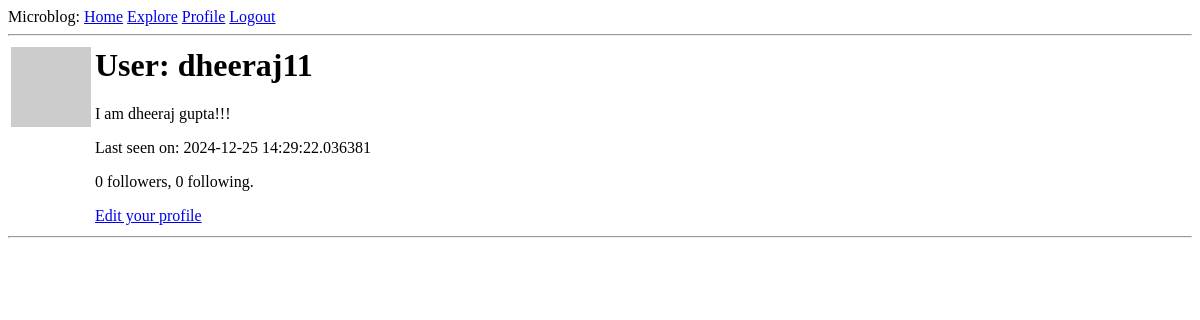
The page /user/dheeraj11 (signed in) on the database as committed earlier.
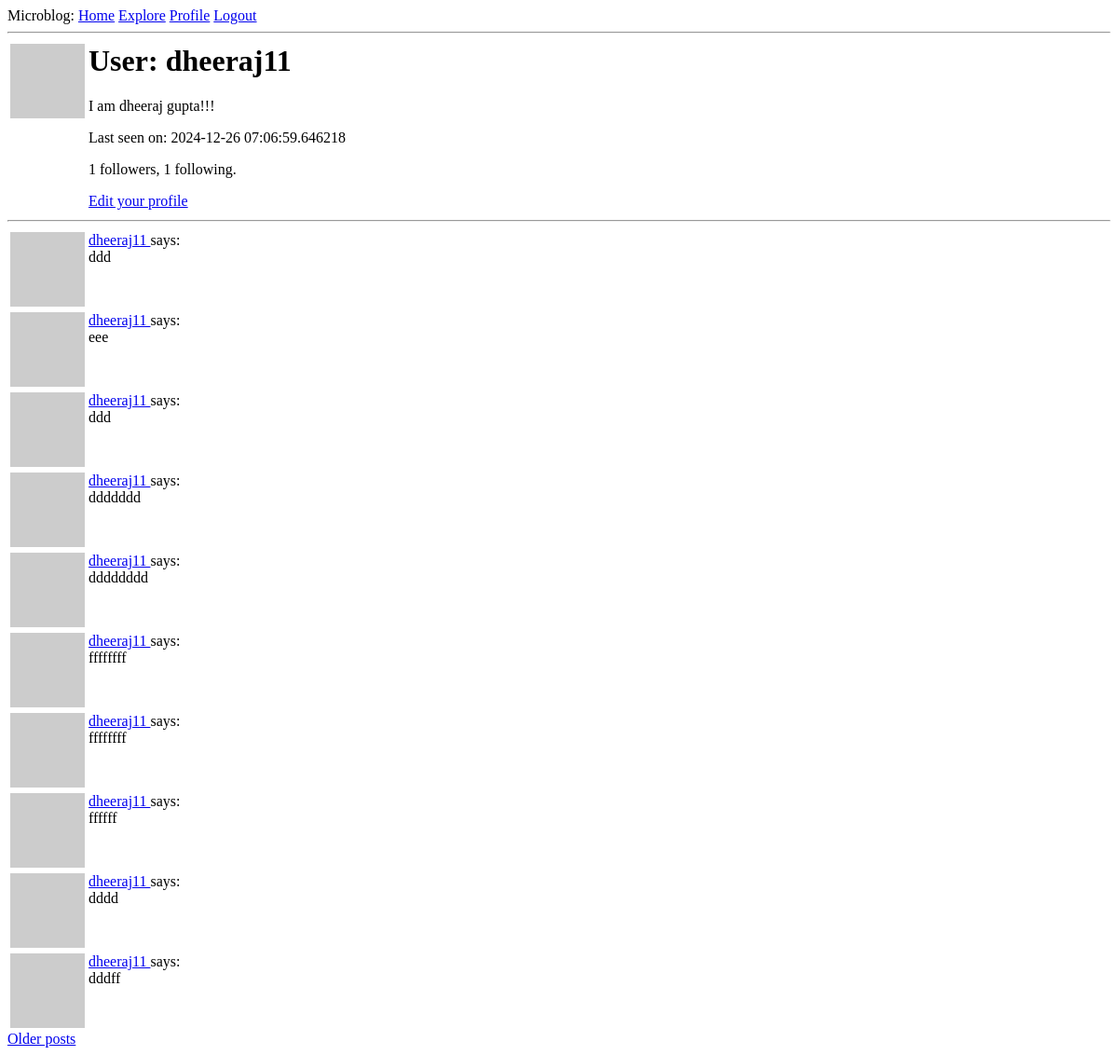
The same page on the database as committed later.
### app/models.py (models this page shows, shortened)
class User(UserMixin,db.Model):
    id: so.Mapped[int] = so.mapped_column(primary_key=True)
    username: so.Mapped[str] = so.mapped_column(sa.String(64), index=True, unique=True)
    email: so.Mapped[str] = so.mapped_column(sa.String(120), index=True, unique=True)
    password_hash: so.Mapped[Optional[str]] = so.mapped_column(sa.String(256))
    posts: so.WriteOnlyMapped['Post'] = so.relationship(back_populates='author')
    about_me: so.Mapped[Optional[str]] = so.mapped_column(sa.String(140))
    last_seen: so.Mapped[Optional[datetime]] = so.mapped_column(default=lambda: datetime.now(timezone.utc))
    def avatar(self, size):
        digest = md5(self.email.lower().encode('utf-8')).hexdigest()
        return f'https://www.gravatar.com/avatar/{digest}?d=identicon&s={size}'
    following: so.WriteOnlyMapped['User'] = so.relationship(
        secondary=followers, primaryjoin=(followers.c.follower_id == id),
        secondaryjoin=(followers.c.followed_id == id),
        back_populates='followers')
    followers: so.WriteOnlyMapped['User'] = so.relationship(
        secondary=followers, primaryjoin=(followers.c.followed_id == id),
        secondaryjoin=(followers.c.follower_id == id),
        back_populates='following')
    def followers_count(self):
        query = sa.select(sa.func.count()).select_from(
            self.followers.select().subquery())
        return db.session.scalar(query)
    def following_count(self):
        query = sa.select(sa.func.count()).select_from(
            self.following.select().subquery())
        return db.session.scalar(query)

class Post(db.Model):
    id: so.Mapped[int] = so.mapped_column(primary_key=True)
    body: so.Mapped[str] = so.mapped_column(sa.String(140))
    timestamp: so.Mapped[datetime] = so.mapped_column(index=True, default=lambda: datetime.now(timezone.utc))
    user_id: so.Mapped[int] = so.mapped_column(sa.ForeignKey(User.id),index=True)
    author: so.Mapped[User] = so.relationship(back_populates='posts')

### app/routes.py (the view)
@app.route("/user/<username>")
@login_required
def user_profile(username):
    user = db.first_or_404(sa.select(User).where(User.username == username))
    page = request.args.get('page', 1, type=int)
    query = user.posts.select().order_by(Post.timestamp.desc())
    posts = db.paginate(query, page=page,
                        per_page=app.config['POSTS_PER_PAGE'],
                        error_out=False)
    next_url = url_for('user_profile', username=user.username, page=posts.next_num) \
        if posts.has_next else None
    prev_url = url_for('user_profile', username=user.username, page=posts.prev_num) \
        if posts.has_prev else None
    form = EmptyForm()
    return render_template('user_profile.html', user=user, posts=posts.items,
                           next_url=next_url, prev_url=prev_url, form=form)

### app/models.py (called while the page is built)
@login.user_loader
def load_user(id):
    return db.session.get(User, int(id))

### app/routes.py (called while the page is built)
@app.before_request
def before_request():
    if current_user.is_authenticated:
        current_user.last_seen = datetime.now(timezone.utc)
        db.session.commit()

### app/templates/user_profile.html (shortened to what this page needs)
{% extends "base.html" %}
{% block content %}
<table>
    <tr valign="top">
        <td><img src="{{ user.avatar(128) }}"></td>
        <td>
            <h1>User: {{ user.username }}</h1>
            {% if user.about_me %}<p>{{ user.about_me }}</p>{% endif %}
            {% if user.last_seen %}<p>Last seen on: {{ user.last_seen }}</p>{% endif %}
            <p>{{ user.followers_count() }} followers, {{ user.following_count() }} following.</p>
            {% if user == current_user %}
            <p><a href="{{ url_for('edit_profile') }}">Edit your profile</a></p>
            {% endif %}
        </td>
    </tr>
</table>
<hr>
{% for post in posts %}
    {% include '_post.html' %}
{% endfor %}
{% if next_url %}
<a href="{{ next_url }}">Older posts</a>
{% endif %}
{% endblock content %}

### app/templates/_post.html
<table>
    <tr valign="top">
        <td><img src="{{ post.author.avatar(36) }}"></td>
        <td>
            <a href="{{ url_for('user_profile', username=post.author.username) }}">
                {{ post.author.username }}
            </a>
            says:<br>{{ post.body }}
        </td>
    </tr>
</table>

Rows that differ between the two databases and show on the page:
changed User "dheeraj11": last_seen "2024-12-25 14:29:22.036381" → "2024-12-26 07:06:59.646218"
added Post: author.username "dheeraj11", body "ddd"
added Post: author.username "dheeraj11", body "eee"
added Post: author.username "dheeraj11", body "ddd"
added Post: author.username "dheeraj11", body "ddddddd"
added Post: author.username "dheeraj11", body "dddddddd"
added Post: author.username "dheeraj11", body "ffffffff"
added Post: author.username "dheeraj11", body "ffffffff"
added Post: author.username "dheeraj11", body "ffffff"
added Post: author.username "dheeraj11", body "dddd"
added Post: author.username "dheeraj11", body "dddff"
Other text that changed with them:
{{ user.followers_count() }}: "0" → "1"
{{ user.following_count() }}: "0" → "1"
text now shown: "Older posts"
